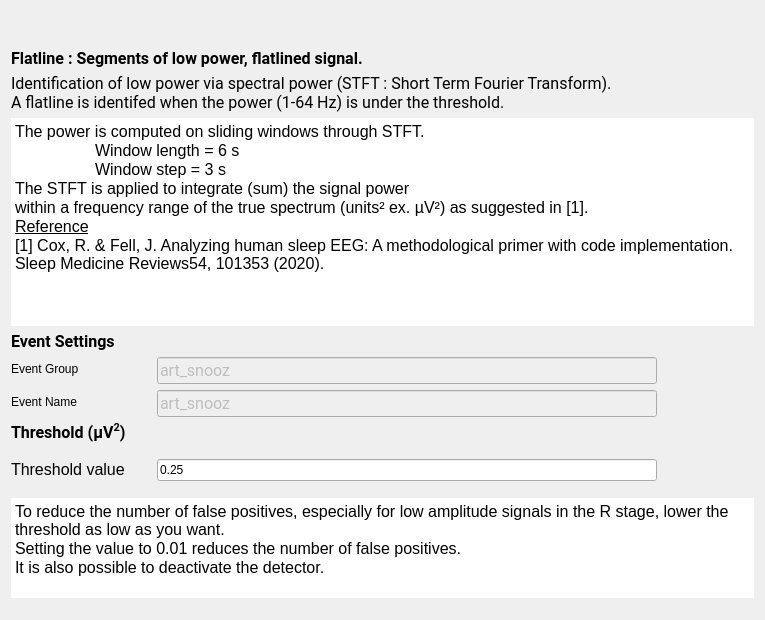
<?xml version="1.0" encoding="UTF-8"?>
<ui version="4.0">
 <class>FlatlineStep</class>
 <widget class="QWidget" name="FlatlineStep">
  <property name="geometry">
   <rect>
    <x>0</x>
    <y>0</y>
    <width>765</width>
    <height>620</height>
   </rect>
  </property>
  <property name="windowTitle">
   <string>Form</string>
  </property>
  <property name="styleSheet">
   <string>font: 12pt &quot;Roboto&quot;;</string>
  </property>
  <layout class="QVBoxLayout" name="verticalLayout_5">
   <item>
        <widget class="QWidget" name="widget" native="true">
         <layout class="QHBoxLayout" name="horizontalLayout">
          <item>
           <widget class="QLabel" name="label_2">
                <property name="text">
                 <string/>
                </property>
           </widget>
          </item>
         </layout>
    </widget>
   </item>
   <item>
    <layout class="QVBoxLayout" name="verticalLayout_3">
     <item>
      <widget class="QLabel" name="label_6">
       <property name="maximumSize">
        <size>
         <width>16777215</width>
         <height>30</height>
        </size>
       </property>
       <property name="font">
        <font>
         <family>Roboto</family>
         <pointsize>12</pointsize>
         <weight>50</weight>
         <italic>false</italic>
         <bold>false</bold>
        </font>
       </property>
       <property name="text">
        <string>&lt;html&gt;&lt;head/&gt;&lt;body&gt;&lt;p&gt;&lt;span style=&quot; font-weight:600;&quot;&gt;Flatline : Segments of low power, flatlined signal.&lt;/span&gt;&lt;/p&gt;&lt;/body&gt;&lt;/html&gt;</string>
       </property>
      </widget>
     </item>
     <item>
      <widget class="QLabel" name="label_7">
       <property name="font">
        <font>
         <family>Roboto</family>
         <pointsize>12</pointsize>
         <weight>50</weight>
         <italic>false</italic>
         <bold>false</bold>
        </font>
       </property>
       <property name="text">
        <string>Identification of low power via spectral power (STFT : Short Term Fourier Transform).
A flatline is identifed when the power (1-64 Hz) is under the threshold.</string>
       </property>
      </widget>
     </item>
     <item>
      <widget class="QTextEdit" name="textEdit_2">
       <property name="frameShape">
        <enum>QFrame::NoFrame</enum>
       </property>
       <property name="lineWidth">
        <number>0</number>
       </property>
       <property name="readOnly">
        <bool>true</bool>
       </property>
       <property name="html">
        <string>&lt;!DOCTYPE HTML PUBLIC &quot;-//W3C//DTD HTML 4.0//EN&quot; &quot;http://www.w3.org/TR/REC-html40/strict.dtd&quot;&gt;
&lt;html&gt;&lt;head&gt;&lt;meta name=&quot;qrichtext&quot; content=&quot;1&quot; /&gt;&lt;style type=&quot;text/css&quot;&gt;
p, li { white-space: pre-wrap; }
&lt;/style&gt;&lt;/head&gt;&lt;body style=&quot; font-family:'Roboto'; font-size:12pt; font-weight:400; font-style:normal;&quot;&gt;
&lt;p style=&quot; margin-top:0px; margin-bottom:0px; margin-left:0px; margin-right:0px; -qt-block-indent:0; text-indent:0px;&quot;&gt;The power is computed on sliding windows through STFT.&lt;/p&gt;
&lt;p style=&quot; margin-top:0px; margin-bottom:0px; margin-left:0px; margin-right:0px; -qt-block-indent:0; text-indent:0px;&quot;&gt;	Window length = 6 s&lt;/p&gt;
&lt;p style=&quot; margin-top:0px; margin-bottom:0px; margin-left:0px; margin-right:0px; -qt-block-indent:0; text-indent:0px;&quot;&gt;	Window step = 3 s &lt;/p&gt;
&lt;p style=&quot; margin-top:0px; margin-bottom:0px; margin-left:0px; margin-right:0px; -qt-block-indent:0; text-indent:0px;&quot;&gt;The STFT is applied to integrate (sum) the signal power &lt;/p&gt;
&lt;p style=&quot; margin-top:0px; margin-bottom:0px; margin-left:0px; margin-right:0px; -qt-block-indent:0; text-indent:0px;&quot;&gt;within a frequency range of the true spectrum (units² ex. µV²) as suggested in [1].&lt;/p&gt;
&lt;p style=&quot; margin-top:0px; margin-bottom:0px; margin-left:0px; margin-right:0px; -qt-block-indent:0; text-indent:0px;&quot;&gt;&lt;span style=&quot; text-decoration: underline;&quot;&gt;Reference&lt;/span&gt;&lt;/p&gt;
&lt;p style=&quot; margin-top:0px; margin-bottom:0px; margin-left:0px; margin-right:0px; -qt-block-indent:0; text-indent:0px;&quot;&gt;[1] Cox, R. &amp;amp; Fell, J. Analyzing human sleep EEG: A methodological primer with code implementation. Sleep Medicine Reviews54, 101353 (2020).&lt;/p&gt;&lt;/body&gt;&lt;/html&gt;</string>
       </property>
      </widget>
     </item>
    </layout>
   </item>
   <item>
    <layout class="QHBoxLayout" name="horizontalLayout_2">
     <item>
      <layout class="QVBoxLayout" name="verticalLayout_4">
       <item>
        <layout class="QVBoxLayout" name="verticalLayout">
         <item>
          <widget class="QLabel" name="label_4">
           <property name="font">
            <font>
             <family>Roboto</family>
             <pointsize>12</pointsize>
             <weight>50</weight>
             <italic>false</italic>
             <bold>false</bold>
            </font>
           </property>
           <property name="text">
            <string>&lt;html&gt;&lt;head/&gt;&lt;body&gt;&lt;p&gt;&lt;span style=&quot; font-weight:600;&quot;&gt;Event Settings&lt;/span&gt;&lt;/p&gt;&lt;/body&gt;&lt;/html&gt;</string>
           </property>
          </widget>
         </item>
         <item>
          <layout class="QFormLayout" name="formLayout">
           <item row="0" column="0">
            <widget class="QLabel" name="label_3">
             <property name="minimumSize">
              <size>
               <width>140</width>
               <height>0</height>
              </size>
             </property>
             <property name="text">
              <string>Event Group</string>
             </property>
            </widget>
           </item>
           <item row="0" column="1">
            <widget class="QLineEdit" name="group_lineEdit">
             <property name="enabled">
              <bool>false</bool>
             </property>
             <property name="maximumSize">
              <size>
               <width>500</width>
               <height>16777215</height>
              </size>
             </property>
             <property name="font">
              <font>
               <family>Roboto</family>
               <pointsize>12</pointsize>
               <weight>50</weight>
               <italic>false</italic>
               <bold>false</bold>
              </font>
             </property>
             <property name="toolTip">
              <string>In which &quot;Event Group&quot; the detected artifact are added (how they will be written to  the annotation file).  Go to the general Detectors Settings to edit the group.</string>
             </property>
             <property name="text">
              <string>art_snooz</string>
             </property>
            </widget>
           </item>
           <item row="1" column="0">
            <widget class="QLabel" name="label_11">
             <property name="text">
              <string>Event Name</string>
             </property>
            </widget>
           </item>
           <item row="1" column="1">
            <widget class="QLineEdit" name="name_lineEdit">
             <property name="enabled">
              <bool>false</bool>
             </property>
             <property name="maximumSize">
              <size>
               <width>500</width>
               <height>16777215</height>
              </size>
             </property>
             <property name="font">
              <font>
               <family>Roboto</family>
               <pointsize>12</pointsize>
               <weight>50</weight>
               <italic>false</italic>
               <bold>false</bold>
              </font>
             </property>
             <property name="toolTip">
              <string>The event name of the detected artifact (how they will be wrtten to the annotation file).  Go to the general Detectors Settings to edit the name.</string>
             </property>
             <property name="text">
              <string>art_snooz</string>
             </property>
            </widget>
           </item>
          </layout>
         </item>
        </layout>
       </item>
       <item>
        <layout class="QVBoxLayout" name="verticalLayout_2">
         <item>
          <widget class="QLabel" name="label">
           <property name="font">
            <font>
             <family>Roboto</family>
             <pointsize>12</pointsize>
             <weight>50</weight>
             <italic>false</italic>
             <bold>false</bold>
             <stylestrategy>PreferAntialias</stylestrategy>
            </font>
           </property>
           <property name="text">
            <string>&lt;html&gt;&lt;head/&gt;&lt;body&gt;&lt;p&gt;&lt;span style=&quot; font-weight:600;&quot;&gt;Threshold (µV&lt;/span&gt;&lt;span style=&quot; font-weight:600; vertical-align:super;&quot;&gt;2&lt;/span&gt;&lt;span style=&quot; font-weight:600;&quot;&gt;)&lt;/span&gt;&lt;/p&gt;&lt;/body&gt;&lt;/html&gt;</string>
           </property>
          </widget>
         </item>
         <item>
          <layout class="QFormLayout" name="formLayout_2">
           <item row="0" column="0">
            <widget class="QLabel" name="label_5">
             <property name="minimumSize">
              <size>
               <width>140</width>
               <height>0</height>
              </size>
             </property>
             <property name="midLineWidth">
              <number>0</number>
             </property>
             <property name="text">
              <string>&lt;html&gt;&lt;head/&gt;&lt;body&gt;&lt;p&gt;&lt;span style=&quot; font-size:12pt&quot;&gt;Threshold value&lt;/span&gt;&lt;/p&gt;&lt;/body&gt;&lt;/html&gt;</string>
             </property>
             <property name="textFormat">
              <enum>Qt::RichText</enum>
             </property>
            </widget>
           </item>
           <item row="0" column="1">
            <widget class="QLineEdit" name="threshold_lineEdit">
             <property name="maximumSize">
              <size>
               <width>500</width>
               <height>16777215</height>
              </size>
             </property>
             <property name="toolTip">
              <string>The threshold value to identify the artifact.  Its units is x times the baseline standard deviation.</string>
             </property>
             <property name="text">
              <string>0.25</string>
             </property>
            </widget>
           </item>
           <item row="1" column="0" colspan="2">
            <widget class="QTextEdit" name="textEdit">
             <property name="maximumSize">
              <size>
               <width>16777215</width>
               <height>100</height>
              </size>
             </property>
             <property name="frameShape">
              <enum>QFrame::HLine</enum>
             </property>
             <property name="lineWidth">
              <number>0</number>
             </property>
             <property name="readOnly">
              <bool>true</bool>
             </property>
             <property name="html">
              <string>&lt;!DOCTYPE HTML PUBLIC &quot;-//W3C//DTD HTML 4.0//EN&quot; &quot;http://www.w3.org/TR/REC-html40/strict.dtd&quot;&gt;
&lt;html&gt;&lt;head&gt;&lt;meta name=&quot;qrichtext&quot; content=&quot;1&quot; /&gt;&lt;style type=&quot;text/css&quot;&gt;
p, li { white-space: pre-wrap; }
&lt;/style&gt;&lt;/head&gt;&lt;body style=&quot; font-family:'Roboto'; font-size:12pt; font-weight:400; font-style:normal;&quot;&gt;
&lt;p style=&quot; margin-top:0px; margin-bottom:0px; margin-left:0px; margin-right:0px; -qt-block-indent:0; text-indent:0px;&quot;&gt;To reduce the number of false positives, especially for low amplitude signals in the R stage, lower the threshold as low as you want.&lt;/p&gt;
&lt;p style=&quot; margin-top:0px; margin-bottom:0px; margin-left:0px; margin-right:0px; -qt-block-indent:0; text-indent:0px;&quot;&gt;Setting the value to 0.01 reduces the number of false positives.&lt;/p&gt;
&lt;p style=&quot; margin-top:0px; margin-bottom:0px; margin-left:0px; margin-right:0px; -qt-block-indent:0; text-indent:0px;&quot;&gt;It is also possible to deactivate the detector.&lt;/p&gt;&lt;/body&gt;&lt;/html&gt;</string>
             </property>
            </widget>
           </item>
          </layout>
         </item>
        </layout>
       </item>
      </layout>
     </item>
    </layout>
   </item>
  </layout>
 </widget>
 <resources>
  <include location="../../../../../snooz-toolbox/src/main/python/ui/themes/themes.qrc"/>
 </resources>
 <connections/>
 <slots>
  <slot>on_choose()</slot>
  <slot>on_input_format_changed()</slot>
 </slots>
</ui>
